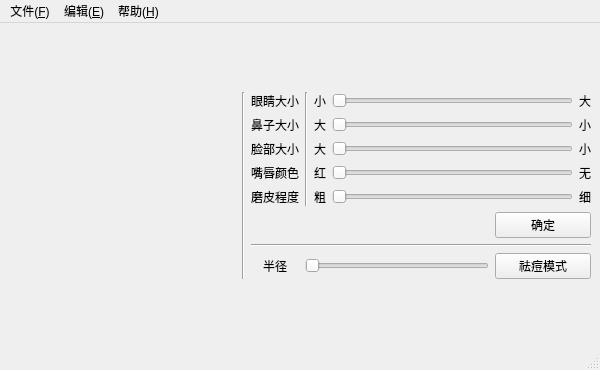
<?xml version="1.0" encoding="UTF-8"?>
<ui version="4.0">
 <class>MainWindow</class>
 <widget class="QMainWindow" name="MainWindow">
  <property name="windowModality">
   <enum>Qt::NonModal</enum>
  </property>
  <property name="geometry">
   <rect>
    <x>0</x>
    <y>0</y>
    <width>600</width>
    <height>370</height>
   </rect>
  </property>
  <property name="sizePolicy">
   <sizepolicy hsizetype="Fixed" vsizetype="Fixed">
    <horstretch>0</horstretch>
    <verstretch>0</verstretch>
   </sizepolicy>
  </property>
  <property name="maximumSize">
   <size>
    <width>600</width>
    <height>400</height>
   </size>
  </property>
  <property name="cursor">
   <cursorShape>ArrowCursor</cursorShape>
  </property>
  <property name="windowTitle">
   <string>Photo Editor</string>
  </property>
  <property name="windowIcon">
   <iconset resource="resource.qrc">
    <normaloff>:/source/246px-Adobe_Photoshop_CC_icon.png</normaloff>:/source/246px-Adobe_Photoshop_CC_icon.png</iconset>
  </property>
  <property name="layoutDirection">
   <enum>Qt::LeftToRight</enum>
  </property>
  <property name="autoFillBackground">
   <bool>false</bool>
  </property>
  <property name="styleSheet">
   <string notr="true"/>
  </property>
  <property name="documentMode">
   <bool>false</bool>
  </property>
  <property name="tabShape">
   <enum>QTabWidget::Rounded</enum>
  </property>
  <property name="dockNestingEnabled">
   <bool>false</bool>
  </property>
  <widget class="QWidget" name="centralwidget">
   <property name="styleSheet">
    <string notr="true"/>
   </property>
   <layout class="QGridLayout" name="gridLayout_2">
    <item row="0" column="0">
     <layout class="QHBoxLayout" name="horizontalLayout" stretch="2,0,3">
      <item>
       <widget class="QWidget" name="widget" native="true">
        <property name="enabled">
         <bool>true</bool>
        </property>
        <property name="cursor">
         <cursorShape>ArrowCursor</cursorShape>
        </property>
        <property name="mouseTracking">
         <bool>false</bool>
        </property>
        <property name="tabletTracking">
         <bool>false</bool>
        </property>
        <property name="toolTipDuration">
         <number>-1</number>
        </property>
        <property name="styleSheet">
         <string/>
        </property>
       </widget>
      </item>
      <item>
       <widget class="Line" name="line_3">
        <property name="styleSheet">
         <string notr="true"/>
        </property>
        <property name="orientation">
         <enum>Qt::Vertical</enum>
        </property>
       </widget>
      </item>
      <item>
       <layout class="QGridLayout" name="gridLayout" columnstretch="0,0,0,2,1,0">
        <item row="0" column="0">
         <widget class="QLabel" name="label_1">
          <property name="styleSheet">
           <string notr="true"/>
          </property>
          <property name="text">
           <string>眼睛大小</string>
          </property>
          <property name="alignment">
           <set>Qt::AlignCenter</set>
          </property>
         </widget>
        </item>
        <item row="0" column="1" rowspan="5">
         <widget class="Line" name="line_5">
          <property name="styleSheet">
           <string/>
          </property>
          <property name="orientation">
           <enum>Qt::Vertical</enum>
          </property>
         </widget>
        </item>
        <item row="0" column="2">
         <widget class="QLabel" name="label_6">
          <property name="styleSheet">
           <string notr="true"/>
          </property>
          <property name="text">
           <string>小</string>
          </property>
          <property name="alignment">
           <set>Qt::AlignRight|Qt::AlignTrailing|Qt::AlignVCenter</set>
          </property>
         </widget>
        </item>
        <item row="0" column="3" colspan="2">
         <widget class="QSlider" name="eyes_slider">
          <property name="styleSheet">
           <string/>
          </property>
          <property name="maximum">
           <number>100</number>
          </property>
          <property name="singleStep">
           <number>1</number>
          </property>
          <property name="value">
           <number>0</number>
          </property>
          <property name="orientation">
           <enum>Qt::Horizontal</enum>
          </property>
         </widget>
        </item>
        <item row="0" column="5">
         <widget class="QLabel" name="label_5">
          <property name="styleSheet">
           <string notr="true"/>
          </property>
          <property name="text">
           <string>大</string>
          </property>
         </widget>
        </item>
        <item row="1" column="0">
         <widget class="QLabel" name="label_2">
          <property name="styleSheet">
           <string notr="true"/>
          </property>
          <property name="text">
           <string>鼻子大小</string>
          </property>
          <property name="alignment">
           <set>Qt::AlignCenter</set>
          </property>
         </widget>
        </item>
        <item row="1" column="2">
         <widget class="QLabel" name="label_8">
          <property name="styleSheet">
           <string notr="true"/>
          </property>
          <property name="text">
           <string>大</string>
          </property>
          <property name="alignment">
           <set>Qt::AlignRight|Qt::AlignTrailing|Qt::AlignVCenter</set>
          </property>
         </widget>
        </item>
        <item row="1" column="3" colspan="2">
         <widget class="QSlider" name="nose_slider">
          <property name="styleSheet">
           <string/>
          </property>
          <property name="minimum">
           <number>60</number>
          </property>
          <property name="maximum">
           <number>100</number>
          </property>
          <property name="pageStep">
           <number>5</number>
          </property>
          <property name="value">
           <number>60</number>
          </property>
          <property name="orientation">
           <enum>Qt::Horizontal</enum>
          </property>
         </widget>
        </item>
        <item row="1" column="5">
         <widget class="QLabel" name="label_7">
          <property name="styleSheet">
           <string notr="true"/>
          </property>
          <property name="text">
           <string>小</string>
          </property>
         </widget>
        </item>
        <item row="2" column="0">
         <widget class="QLabel" name="label_4">
          <property name="styleSheet">
           <string notr="true"/>
          </property>
          <property name="text">
           <string>脸部大小</string>
          </property>
          <property name="alignment">
           <set>Qt::AlignCenter</set>
          </property>
         </widget>
        </item>
        <item row="2" column="2">
         <widget class="QLabel" name="label_10">
          <property name="styleSheet">
           <string notr="true"/>
          </property>
          <property name="text">
           <string>大</string>
          </property>
          <property name="alignment">
           <set>Qt::AlignRight|Qt::AlignTrailing|Qt::AlignVCenter</set>
          </property>
         </widget>
        </item>
        <item row="2" column="3" colspan="2">
         <widget class="QSlider" name="face_slider">
          <property name="styleSheet">
           <string/>
          </property>
          <property name="minimum">
           <number>60</number>
          </property>
          <property name="maximum">
           <number>100</number>
          </property>
          <property name="pageStep">
           <number>5</number>
          </property>
          <property name="orientation">
           <enum>Qt::Horizontal</enum>
          </property>
         </widget>
        </item>
        <item row="2" column="5">
         <widget class="QLabel" name="label_11">
          <property name="styleSheet">
           <string notr="true"/>
          </property>
          <property name="text">
           <string>小</string>
          </property>
         </widget>
        </item>
        <item row="3" column="0">
         <widget class="QLabel" name="label_3">
          <property name="styleSheet">
           <string notr="true"/>
          </property>
          <property name="text">
           <string>嘴唇颜色</string>
          </property>
          <property name="alignment">
           <set>Qt::AlignCenter</set>
          </property>
         </widget>
        </item>
        <item row="3" column="2">
         <widget class="QLabel" name="label_12">
          <property name="styleSheet">
           <string notr="true"/>
          </property>
          <property name="text">
           <string>红</string>
          </property>
          <property name="alignment">
           <set>Qt::AlignRight|Qt::AlignTrailing|Qt::AlignVCenter</set>
          </property>
         </widget>
        </item>
        <item row="3" column="3" colspan="2">
         <widget class="QSlider" name="lip_slider">
          <property name="styleSheet">
           <string/>
          </property>
          <property name="maximum">
           <number>255</number>
          </property>
          <property name="orientation">
           <enum>Qt::Horizontal</enum>
          </property>
         </widget>
        </item>
        <item row="3" column="5">
         <widget class="QLabel" name="label_13">
          <property name="styleSheet">
           <string notr="true"/>
          </property>
          <property name="text">
           <string>无</string>
          </property>
         </widget>
        </item>
        <item row="4" column="0">
         <widget class="QLabel" name="label_14">
          <property name="styleSheet">
           <string notr="true"/>
          </property>
          <property name="text">
           <string>磨皮程度</string>
          </property>
          <property name="alignment">
           <set>Qt::AlignCenter</set>
          </property>
         </widget>
        </item>
        <item row="4" column="2">
         <widget class="QLabel" name="label_15">
          <property name="styleSheet">
           <string notr="true"/>
          </property>
          <property name="text">
           <string>粗</string>
          </property>
          <property name="alignment">
           <set>Qt::AlignRight|Qt::AlignTrailing|Qt::AlignVCenter</set>
          </property>
         </widget>
        </item>
        <item row="4" column="3" colspan="2">
         <widget class="QSlider" name="mopi_slider">
          <property name="styleSheet">
           <string/>
          </property>
          <property name="minimum">
           <number>0</number>
          </property>
          <property name="maximum">
           <number>10</number>
          </property>
          <property name="pageStep">
           <number>1</number>
          </property>
          <property name="orientation">
           <enum>Qt::Horizontal</enum>
          </property>
         </widget>
        </item>
        <item row="4" column="5">
         <widget class="QLabel" name="label_16">
          <property name="styleSheet">
           <string notr="true"/>
          </property>
          <property name="text">
           <string>细</string>
          </property>
         </widget>
        </item>
        <item row="5" column="0" colspan="4">
         <spacer name="horizontalSpacer">
          <property name="styleSheet">
           <string/>
          </property>
          <property name="orientation">
           <enum>Qt::Horizontal</enum>
          </property>
          <property name="sizeHint" stdset="0">
           <size>
            <width>94</width>
            <height>13</height>
           </size>
          </property>
         </spacer>
        </item>
        <item row="5" column="4" colspan="2">
         <widget class="QPushButton" name="ok">
          <property name="focusPolicy">
           <enum>Qt::TabFocus</enum>
          </property>
          <property name="styleSheet">
           <string notr="true"/>
          </property>
          <property name="text">
           <string>确定</string>
          </property>
          <property name="autoDefault">
           <bool>false</bool>
          </property>
         </widget>
        </item>
        <item row="6" column="0" colspan="6">
         <widget class="Line" name="line_2">
          <property name="contextMenuPolicy">
           <enum>Qt::DefaultContextMenu</enum>
          </property>
          <property name="autoFillBackground">
           <bool>false</bool>
          </property>
          <property name="styleSheet">
           <string notr="true"/>
          </property>
          <property name="orientation">
           <enum>Qt::Horizontal</enum>
          </property>
         </widget>
        </item>
        <item row="7" column="0">
         <widget class="QLabel" name="label_9">
          <property name="styleSheet">
           <string notr="true"/>
          </property>
          <property name="text">
           <string>半径</string>
          </property>
          <property name="alignment">
           <set>Qt::AlignCenter</set>
          </property>
         </widget>
        </item>
        <item row="7" column="1" colspan="3">
         <widget class="QSlider" name="rmacne_slider">
          <property name="styleSheet">
           <string/>
          </property>
          <property name="minimum">
           <number>30</number>
          </property>
          <property name="maximum">
           <number>100</number>
          </property>
          <property name="orientation">
           <enum>Qt::Horizontal</enum>
          </property>
         </widget>
        </item>
        <item row="7" column="4" colspan="2">
         <widget class="QPushButton" name="rmacne">
          <property name="focusPolicy">
           <enum>Qt::TabFocus</enum>
          </property>
          <property name="styleSheet">
           <string notr="true"/>
          </property>
          <property name="text">
           <string>祛痘模式</string>
          </property>
         </widget>
        </item>
       </layout>
      </item>
     </layout>
    </item>
   </layout>
  </widget>
  <widget class="QMenuBar" name="menubar">
   <property name="geometry">
    <rect>
     <x>0</x>
     <y>0</y>
     <width>600</width>
     <height>28</height>
    </rect>
   </property>
   <property name="styleSheet">
    <string notr="true"/>
   </property>
   <widget class="QMenu" name="menuFile">
    <property name="tabletTracking">
     <bool>false</bool>
    </property>
    <property name="focusPolicy">
     <enum>Qt::TabFocus</enum>
    </property>
    <property name="autoFillBackground">
     <bool>false</bool>
    </property>
    <property name="styleSheet">
     <string notr="true"/>
    </property>
    <property name="inputMethodHints">
     <set>Qt::ImhDate</set>
    </property>
    <property name="tearOffEnabled">
     <bool>false</bool>
    </property>
    <property name="title">
     <string>文件(&amp;F)</string>
    </property>
    <property name="separatorsCollapsible">
     <bool>false</bool>
    </property>
    <property name="toolTipsVisible">
     <bool>false</bool>
    </property>
    <addaction name="actionOpen"/>
    <addaction name="separator"/>
    <addaction name="actionSave_as"/>
    <addaction name="separator"/>
    <addaction name="actionClose"/>
    <addaction name="actionExit"/>
   </widget>
   <widget class="QMenu" name="menuEdit">
    <property name="focusPolicy">
     <enum>Qt::TabFocus</enum>
    </property>
    <property name="styleSheet">
     <string notr="true"/>
    </property>
    <property name="title">
     <string>编辑(&amp;E)</string>
    </property>
    <widget class="QMenu" name="menuFilter">
     <property name="title">
      <string>添加滤镜</string>
     </property>
     <addaction name="actionFilter0"/>
    </widget>
    <addaction name="actionBackground"/>
    <addaction name="actionChartlet"/>
    <addaction name="menuFilter"/>
    <addaction name="separator"/>
    <addaction name="actionChangeFace"/>
   </widget>
   <widget class="QMenu" name="menuHelp">
    <property name="focusPolicy">
     <enum>Qt::TabFocus</enum>
    </property>
    <property name="styleSheet">
     <string notr="true"/>
    </property>
    <property name="tearOffEnabled">
     <bool>false</bool>
    </property>
    <property name="title">
     <string>帮助(&amp;H)</string>
    </property>
    <property name="separatorsCollapsible">
     <bool>false</bool>
    </property>
    <property name="toolTipsVisible">
     <bool>false</bool>
    </property>
    <addaction name="actionAbout"/>
   </widget>
   <addaction name="menuFile"/>
   <addaction name="menuEdit"/>
   <addaction name="menuHelp"/>
  </widget>
  <widget class="QStatusBar" name="statusbar">
   <property name="styleSheet">
    <string notr="true"/>
   </property>
  </widget>
  <action name="actionOpen">
   <property name="icon">
    <iconset resource="resource.qrc">
     <normaloff>:/source/Picture Document.png</normaloff>:/source/Picture Document.png</iconset>
   </property>
   <property name="text">
    <string>&amp;打开...</string>
   </property>
   <property name="font">
    <font/>
   </property>
   <property name="shortcut">
    <string>Ctrl+O</string>
   </property>
   <property name="iconVisibleInMenu">
    <bool>true</bool>
   </property>
  </action>
  <action name="actionExit">
   <property name="text">
    <string>退出</string>
   </property>
   <property name="shortcut">
    <string>Ctrl+Q</string>
   </property>
  </action>
  <action name="actionAbout">
   <property name="icon">
    <iconset resource="resource.qrc">
     <normaloff>:/source/Get Info Blue Button.png</normaloff>:/source/Get Info Blue Button.png</iconset>
   </property>
   <property name="text">
    <string>&amp;关于 Photo Editor</string>
   </property>
   <property name="font">
    <font/>
   </property>
   <property name="shortcut">
    <string>Ctrl+H</string>
   </property>
  </action>
  <action name="actionHelp">
   <property name="text">
    <string>Help</string>
   </property>
  </action>
  <action name="actionResize">
   <property name="text">
    <string>Resize</string>
   </property>
  </action>
  <action name="actionBrightness">
   <property name="text">
    <string>Brightness</string>
   </property>
  </action>
  <action name="actionContrast">
   <property name="text">
    <string>Contrast</string>
   </property>
  </action>
  <action name="actionSave_as">
   <property name="icon">
    <iconset resource="resource.qrc">
     <normaloff>:/source/Export To Picture Document.png</normaloff>:/source/Export To Picture Document.png</iconset>
   </property>
   <property name="text">
    <string>&amp;另存为...</string>
   </property>
   <property name="shortcut">
    <string>Ctrl+S</string>
   </property>
  </action>
  <action name="actionClose">
   <property name="text">
    <string>关闭</string>
   </property>
   <property name="shortcut">
    <string>Ctrl+W</string>
   </property>
  </action>
  <action name="actionSave">
   <property name="text">
    <string>保存</string>
   </property>
  </action>
  <action name="actionUndo">
   <property name="text">
    <string>Undo</string>
   </property>
  </action>
  <action name="actionRedo">
   <property name="text">
    <string>Redo</string>
   </property>
  </action>
  <action name="actionBrightness_2">
   <property name="text">
    <string>Brightness</string>
   </property>
  </action>
  <action name="actionPhoto_size">
   <property name="text">
    <string>Photo size</string>
   </property>
  </action>
  <action name="actionAdd">
   <property name="text">
    <string>Add</string>
   </property>
  </action>
  <action name="actionBackground">
   <property name="text">
    <string>更换背景...</string>
   </property>
   <property name="shortcut">
    <string>Ctrl+B</string>
   </property>
  </action>
  <action name="actionChartlet">
   <property name="text">
    <string>添加贴图...</string>
   </property>
   <property name="shortcut">
    <string>Ctrl+C</string>
   </property>
  </action>
  <action name="actionChangeFace">
   <property name="text">
    <string>换脸...</string>
   </property>
   <property name="shortcut">
    <string/>
   </property>
  </action>
  <action name="actionFilter0">
   <property name="text">
    <string>None</string>
   </property>
  </action>
 </widget>
 <resources>
  <include location="resource.qrc"/>
 </resources>
 <connections/>
</ui>
